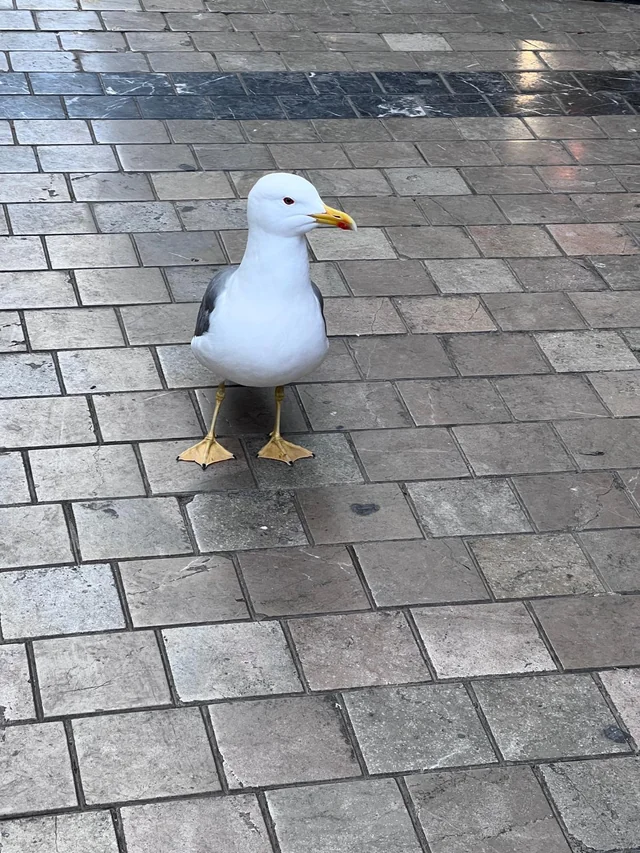
#> input picture src/infer/vllm-berag/my_data/just-a-random-picture.webp, 640 x 853 px
$ python sample_stitched_images.py --coco_train_dir ../../src/infer/vllm-berag/my_data --n_grid 1
#> lines starting #> are read from the running program, lines starting #| are printed output that depends on the picture
#!/usr/bin/env python3
import argparse
import json
import random
from pathlib import Path
from typing import List

from PIL import Image
from tqdm import tqdm


def list_images(image_dir: Path) -> List[Path]:
    exts = {".jpg", ".jpeg", ".png", ".webp", ".bmp"}
    paths = [p for p in image_dir.iterdir() if p.is_file() and p.suffix.lower() in exts]
    return sorted(paths)


def build_stitched(paths: List[Path], n_grid: int, subimage_res: int) -> Image.Image:
#> called with n_grid = 1, subimage_res = 256
    stitched = Image.new("RGB", (n_grid * subimage_res, n_grid * subimage_res))
#> stitched: PIL image 256x256 RGB; every value is 0
    idx = 0
    for r in range(n_grid):
        for c in range(n_grid):
            img = Image.open(paths[idx]).convert("RGB").resize((subimage_res, subimage_res))
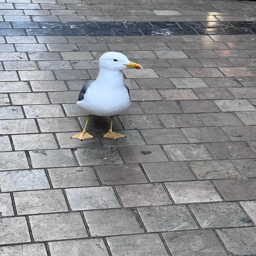
#> img: PIL image 256x256 RGB; mean R, G, B 141, 142.6, 145.9
            stitched.paste(img, (c * subimage_res, r * subimage_res))
            idx += 1
    return stitched


def main():
    parser = argparse.ArgumentParser(description="Create MMNeedle-style stitched images from COCO train2014.")
    parser.add_argument("--coco_train_dir", type=str, required=True, help="Path to COCO train2014 image directory.")
    parser.add_argument("--n_grid", type=int, choices=[1, 2, 4, 8], required=True, help="Grid size N for NxN stitched image.")
    parser.add_argument("--num_images", type=int, default=1000, help="Number of stitched images to generate.")
    parser.add_argument("--subimage_res", type=int, default=256, help="Resolution per sub-image.")
    parser.add_argument("--seed", type=int, default=0)
    parser.add_argument("--images_root", type=str, default="../vqa_data/MMNeedle/train/images_stitched")
    parser.add_argument("--metadata_root", type=str, default="../vqa_data/MMNeedle/train/metadata_stitched")
    args = parser.parse_args()

    random.seed(args.seed)

    coco_dir = Path(args.coco_train_dir).resolve()
    images_root = Path(args.images_root).resolve()
    metadata_root = Path(args.metadata_root).resolve()

    all_images = list_images(coco_dir)
    need_per_stitched = args.n_grid * args.n_grid
    if len(all_images) < need_per_stitched:
        raise ValueError(f"Need at least {need_per_stitched} images, found {len(all_images)} in {coco_dir}")

    out_dir = images_root / f"{args.n_grid}_{args.n_grid}"
    out_dir.mkdir(parents=True, exist_ok=True)
    metadata_root.mkdir(parents=True, exist_ok=True)
    metadata_path = metadata_root / f"{args.n_grid}_{args.n_grid}.json"

    metadata = {}
    for i in tqdm(range(args.num_images), desc=f"Stitching {args.n_grid}x{args.n_grid} images"):
        sampled = random.sample(all_images, need_per_stitched)  # unique sub-images within one stitched image
        stitched = build_stitched(sampled, args.n_grid, args.subimage_res)

        filename = f"COCO_train2014_stitched_{args.n_grid}x{args.n_grid}_{i:06d}.jpg"
        stitched.save(out_dir / filename, "JPEG")

        entry = {}
        idx = 0
        for r in range(args.n_grid):
            for c in range(args.n_grid):
                entry[f"{r}_{c}"] = str(sampled[idx])
                idx += 1
#> after the loop, entry = 1 item; idx = 1
        metadata[filename] = entry

    with metadata_path.open("w", encoding="utf-8") as f:
        json.dump(metadata, f, indent=2)

    print(f"Saved stitched images: {out_dir}")
    print(f"Saved metadata: {metadata_path}")
    print(f"Generated {args.num_images} stitched images with N={args.n_grid}.")


if __name__ == "__main__":
    main()
